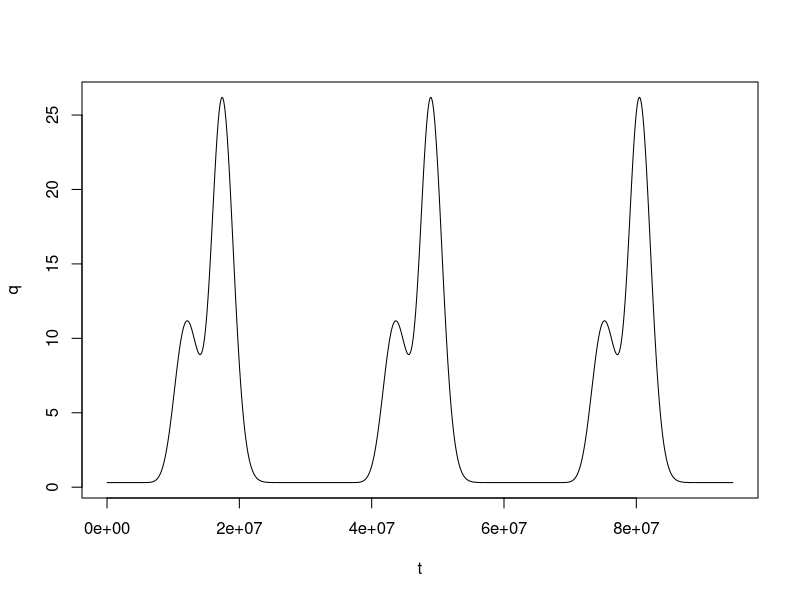
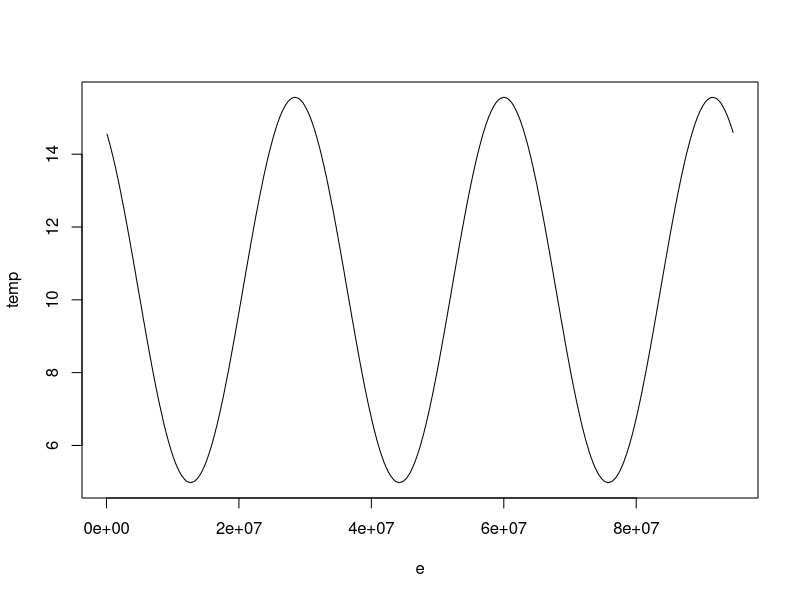
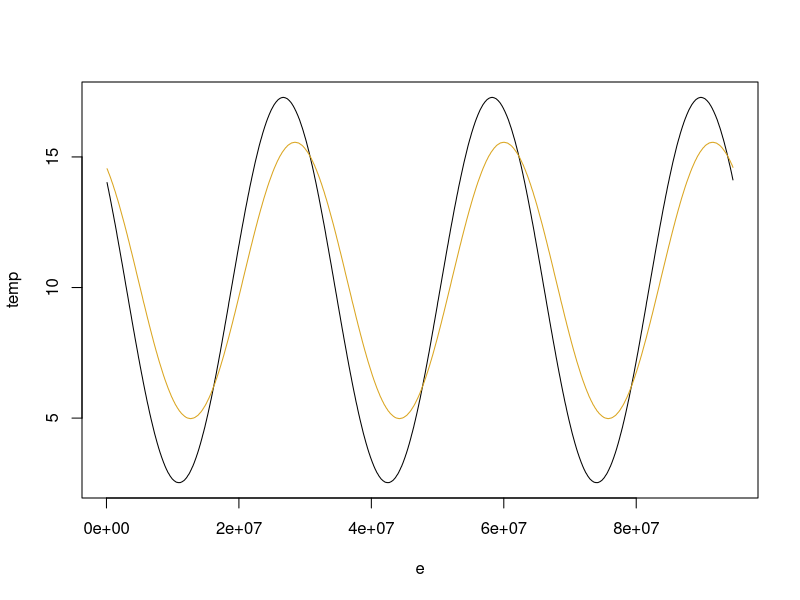
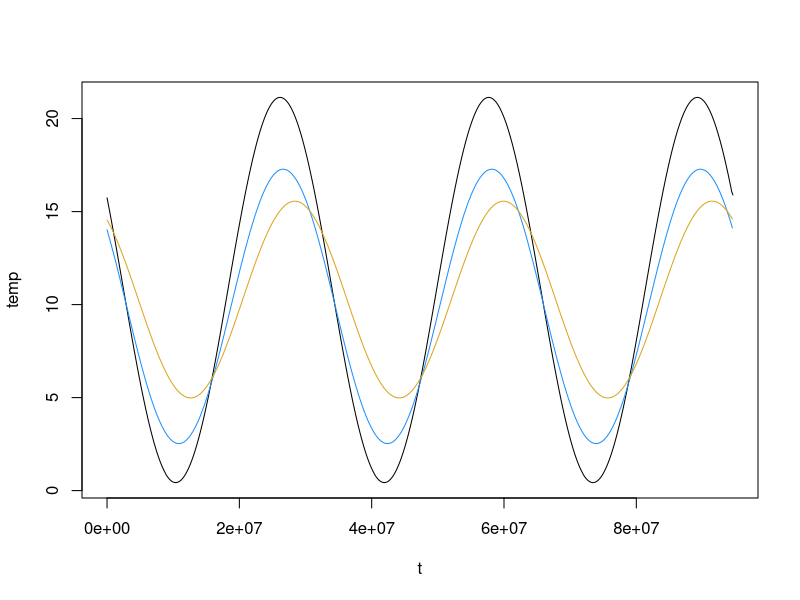

Write R code to recreate these figures, in order.
##
## Byron's meacham floodplain input files
##

q <- read.table("byrons_input_files/usModelFlow_q_equal_2013_3_years.txt", skip = 1, col.names = c("t", "q"))

plot(q~t, data= q, type = "l")


gwt <-  read.table("byrons_input_files/upstreamGW_temps_fitted_3_years.txt", skip = 1, col.names = c("s", "e","temp"))
plot(temp~e, data = gwt, type= "l")

swt <- read.table("byrons_input_files/waterTempBC_3_years.txt", skip = 1, col.names = c("s", "e","temp"))
plot(temp~e, data = swt, type = "l")
lines(temp~e, data = gwt, col = "goldenrod")

at <- read.table("byrons_input_files/airTemperature_3_years.txt", skip = 1, col.names = c("t","temp"))
plot(temp~t, at, type = "l")
lines(temp~s, data = swt, col = "dodgerblue")
lines(temp~s, data = gwt, col = "goldenrod")
